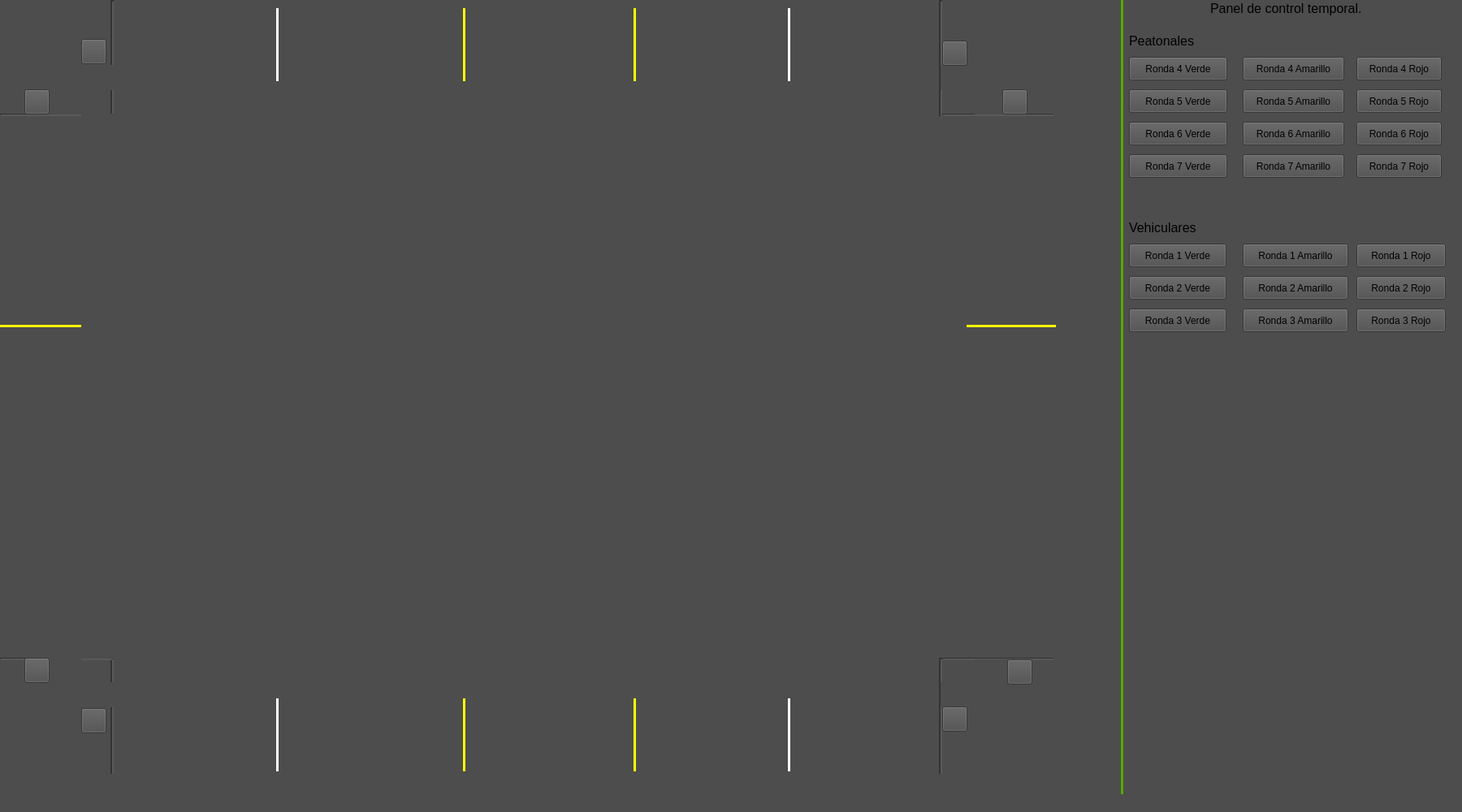
<?xml version="1.0" encoding="UTF-8"?>
<ui version="4.0">
 <class>MainWindow</class>
 <widget class="QMainWindow" name="MainWindow">
  <property name="geometry">
   <rect>
    <x>0</x>
    <y>0</y>
    <width>1800</width>
    <height>1000</height>
   </rect>
  </property>
  <property name="windowTitle">
   <string>MainWindow</string>
  </property>
  <property name="styleSheet">
   <string notr="true">background-color: rgb(77, 77, 77);</string>
  </property>
  <widget class="QWidget" name="centralwidget">
   <widget class="QPushButton" name="pushButton">
    <property name="geometry">
     <rect>
      <x>1390</x>
      <y>70</y>
      <width>121</width>
      <height>29</height>
     </rect>
    </property>
    <property name="text">
     <string>Ronda 4 Verde</string>
    </property>
   </widget>
   <widget class="Line" name="line">
    <property name="geometry">
     <rect>
      <x>130</x>
      <y>0</y>
      <width>16</width>
      <height>143</height>
     </rect>
    </property>
    <property name="acceptDrops">
     <bool>false</bool>
    </property>
    <property name="autoFillBackground">
     <bool>false</bool>
    </property>
    <property name="styleSheet">
     <string notr="true">color: rgb(255, 255, 255);</string>
    </property>
    <property name="lineWidth">
     <number>2</number>
    </property>
    <property name="orientation">
     <enum>Qt::Vertical</enum>
    </property>
   </widget>
   <widget class="Line" name="line_2">
    <property name="geometry">
     <rect>
      <x>130</x>
      <y>810</y>
      <width>16</width>
      <height>143</height>
     </rect>
    </property>
    <property name="styleSheet">
     <string notr="true">color: rgb(255, 255, 255);</string>
    </property>
    <property name="lineWidth">
     <number>2</number>
    </property>
    <property name="orientation">
     <enum>Qt::Vertical</enum>
    </property>
   </widget>
   <widget class="Line" name="line_3">
    <property name="geometry">
     <rect>
      <x>1150</x>
      <y>810</y>
      <width>16</width>
      <height>143</height>
     </rect>
    </property>
    <property name="styleSheet">
     <string notr="true">color: rgb(255, 255, 255);</string>
    </property>
    <property name="lineWidth">
     <number>2</number>
    </property>
    <property name="orientation">
     <enum>Qt::Vertical</enum>
    </property>
   </widget>
   <widget class="Line" name="line_4">
    <property name="geometry">
     <rect>
      <x>1150</x>
      <y>0</y>
      <width>16</width>
      <height>143</height>
     </rect>
    </property>
    <property name="styleSheet">
     <string notr="true">color: rgb(255, 255, 255);</string>
    </property>
    <property name="lineWidth">
     <number>2</number>
    </property>
    <property name="orientation">
     <enum>Qt::Vertical</enum>
    </property>
   </widget>
   <widget class="Line" name="line_5">
    <property name="geometry">
     <rect>
      <x>0</x>
      <y>140</y>
      <width>138</width>
      <height>3</height>
     </rect>
    </property>
    <property name="lineWidth">
     <number>2</number>
    </property>
    <property name="orientation">
     <enum>Qt::Horizontal</enum>
    </property>
   </widget>
   <widget class="Line" name="line_6">
    <property name="geometry">
     <rect>
      <x>0</x>
      <y>810</y>
      <width>138</width>
      <height>3</height>
     </rect>
    </property>
    <property name="lineWidth">
     <number>2</number>
    </property>
    <property name="orientation">
     <enum>Qt::Horizontal</enum>
    </property>
   </widget>
   <widget class="Line" name="line_7">
    <property name="geometry">
     <rect>
      <x>1160</x>
      <y>810</y>
      <width>138</width>
      <height>3</height>
     </rect>
    </property>
    <property name="lineWidth">
     <number>2</number>
    </property>
    <property name="orientation">
     <enum>Qt::Horizontal</enum>
    </property>
   </widget>
   <widget class="Line" name="line_8">
    <property name="geometry">
     <rect>
      <x>1160</x>
      <y>140</y>
      <width>138</width>
      <height>3</height>
     </rect>
    </property>
    <property name="layoutDirection">
     <enum>Qt::LeftToRight</enum>
    </property>
    <property name="lineWidth">
     <number>2</number>
    </property>
    <property name="orientation">
     <enum>Qt::Horizontal</enum>
    </property>
   </widget>
   <widget class="Line" name="line_9">
    <property name="geometry">
     <rect>
      <x>570</x>
      <y>10</y>
      <width>3</width>
      <height>90</height>
     </rect>
    </property>
    <property name="styleSheet">
     <string notr="true">color: rgb(251, 255, 8);
border: 2px solid;
border-color: rgb(251, 255, 8);</string>
    </property>
    <property name="orientation">
     <enum>Qt::Vertical</enum>
    </property>
   </widget>
   <widget class="Line" name="line_10">
    <property name="geometry">
     <rect>
      <x>780</x>
      <y>10</y>
      <width>3</width>
      <height>90</height>
     </rect>
    </property>
    <property name="styleSheet">
     <string notr="true">color: rgb(251, 255, 8);
border: 2px solid;
border-color: rgb(251, 255, 8);</string>
    </property>
    <property name="orientation">
     <enum>Qt::Vertical</enum>
    </property>
   </widget>
   <widget class="Line" name="line_11">
    <property name="geometry">
     <rect>
      <x>340</x>
      <y>10</y>
      <width>3</width>
      <height>90</height>
     </rect>
    </property>
    <property name="styleSheet">
     <string notr="true">border: 2px solid;
border-color: rgb(255, 255, 255);</string>
    </property>
    <property name="orientation">
     <enum>Qt::Vertical</enum>
    </property>
   </widget>
   <widget class="Line" name="line_12">
    <property name="geometry">
     <rect>
      <x>970</x>
      <y>10</y>
      <width>3</width>
      <height>90</height>
     </rect>
    </property>
    <property name="styleSheet">
     <string notr="true">border: 2px solid;
border-color: rgb(255, 255, 255);</string>
    </property>
    <property name="orientation">
     <enum>Qt::Vertical</enum>
    </property>
   </widget>
   <widget class="QPushButton" name="pushButton_2">
    <property name="geometry">
     <rect>
      <x>1670</x>
      <y>70</y>
      <width>105</width>
      <height>29</height>
     </rect>
    </property>
    <property name="text">
     <string>Ronda 4 Rojo</string>
    </property>
   </widget>
   <widget class="QLabel" name="SP1A">
    <property name="geometry">
     <rect>
      <x>100</x>
      <y>80</y>
      <width>40</width>
      <height>31</height>
     </rect>
    </property>
    <property name="text">
     <string>&lt;html&gt;&lt;head/&gt;&lt;body&gt;&lt;p&gt;&lt;img src=&quot;:/PeatonalRojo/Peatonales/SR.png&quot;/&gt;&lt;/p&gt;&lt;/body&gt;&lt;/html&gt;</string>
    </property>
   </widget>
   <widget class="QLabel" name="SP1B">
    <property name="geometry">
     <rect>
      <x>1158</x>
      <y>80</y>
      <width>41</width>
      <height>31</height>
     </rect>
    </property>
    <property name="text">
     <string>&lt;html&gt;&lt;head/&gt;&lt;body&gt;&lt;p&gt;&lt;img src=&quot;:/PeatonalRojo/Peatonales/SR.png&quot;/&gt;&lt;/p&gt;&lt;/body&gt;&lt;/html&gt;</string>
    </property>
   </widget>
   <widget class="QLabel" name="PTNorte">
    <property name="geometry">
     <rect>
      <x>142</x>
      <y>100</y>
      <width>1011</width>
      <height>41</height>
     </rect>
    </property>
    <property name="text">
     <string>&lt;html&gt;&lt;head/&gt;&lt;body&gt;&lt;p&gt;&lt;img src=&quot;:/PeatonalRojo/Peatonales/Rojo.png&quot;/&gt;&lt;img src=&quot;:/PRojo2/PTBlanco2.png&quot;/&gt;&lt;/p&gt;&lt;/body&gt;&lt;/html&gt;</string>
    </property>
   </widget>
   <widget class="QLabel" name="Sur1">
    <property name="geometry">
     <rect>
      <x>200</x>
      <y>0</y>
      <width>31</width>
      <height>101</height>
     </rect>
    </property>
    <property name="text">
     <string>&lt;html&gt;&lt;head/&gt;&lt;body&gt;&lt;p&gt;&lt;img src=&quot;:/VehicularRojo/Vehiculares/SurRojo.png&quot;/&gt;&lt;/p&gt;&lt;/body&gt;&lt;/html&gt;</string>
    </property>
   </widget>
   <widget class="QLabel" name="Sur2">
    <property name="geometry">
     <rect>
      <x>450</x>
      <y>0</y>
      <width>31</width>
      <height>101</height>
     </rect>
    </property>
    <property name="text">
     <string>&lt;html&gt;&lt;head/&gt;&lt;body&gt;&lt;p&gt;&lt;img src=&quot;:/VehicularRojo/Vehiculares/SurRojo.png&quot;/&gt;&lt;/p&gt;&lt;/body&gt;&lt;/html&gt;</string>
    </property>
   </widget>
   <widget class="QPushButton" name="pushButton_3">
    <property name="geometry">
     <rect>
      <x>1390</x>
      <y>300</y>
      <width>120</width>
      <height>29</height>
     </rect>
    </property>
    <property name="text">
     <string>Ronda 1 Verde</string>
    </property>
   </widget>
   <widget class="QLabel" name="SP2A">
    <property name="geometry">
     <rect>
      <x>60</x>
      <y>110</y>
      <width>40</width>
      <height>31</height>
     </rect>
    </property>
    <property name="text">
     <string>&lt;html&gt;&lt;head/&gt;&lt;body&gt;&lt;p&gt;&lt;img src=&quot;:/PeatonalRojo/Peatonales/SR.png&quot;/&gt;&lt;/p&gt;&lt;/body&gt;&lt;/html&gt;</string>
    </property>
   </widget>
   <widget class="QLabel" name="SP2B">
    <property name="geometry">
     <rect>
      <x>60</x>
      <y>810</y>
      <width>40</width>
      <height>31</height>
     </rect>
    </property>
    <property name="text">
     <string>&lt;html&gt;&lt;head/&gt;&lt;body&gt;&lt;p&gt;&lt;img src=&quot;:/PeatonalRojo/Peatonales/SR.png&quot;/&gt;&lt;/p&gt;&lt;/body&gt;&lt;/html&gt;</string>
    </property>
   </widget>
   <widget class="QLabel" name="PTOeste">
    <property name="geometry">
     <rect>
      <x>100</x>
      <y>140</y>
      <width>51</width>
      <height>671</height>
     </rect>
    </property>
    <property name="text">
     <string>&lt;html&gt;&lt;head/&gt;&lt;body&gt;&lt;p&gt;&lt;img src=&quot;:/PeatonalRojo/Peatonales/RojoVertical.png&quot;/&gt;&lt;/p&gt;&lt;/body&gt;&lt;/html&gt;</string>
    </property>
   </widget>
   <widget class="QPushButton" name="pushButton_4">
    <property name="geometry">
     <rect>
      <x>1390</x>
      <y>110</y>
      <width>121</width>
      <height>29</height>
     </rect>
    </property>
    <property name="text">
     <string>Ronda 5 Verde</string>
    </property>
   </widget>
   <widget class="QPushButton" name="pushButton_5">
    <property name="geometry">
     <rect>
      <x>1670</x>
      <y>110</y>
      <width>105</width>
      <height>29</height>
     </rect>
    </property>
    <property name="text">
     <string>Ronda 5 Rojo</string>
    </property>
   </widget>
   <widget class="QLabel" name="SP3A">
    <property name="geometry">
     <rect>
      <x>100</x>
      <y>840</y>
      <width>40</width>
      <height>31</height>
     </rect>
    </property>
    <property name="text">
     <string>&lt;html&gt;&lt;head/&gt;&lt;body&gt;&lt;p&gt;&lt;img src=&quot;:/PeatonalRojo/Peatonales/SR.png&quot;/&gt;&lt;/p&gt;&lt;/body&gt;&lt;/html&gt;</string>
    </property>
   </widget>
   <widget class="QLabel" name="SP3B">
    <property name="geometry">
     <rect>
      <x>1158</x>
      <y>840</y>
      <width>40</width>
      <height>31</height>
     </rect>
    </property>
    <property name="text">
     <string>&lt;html&gt;&lt;head/&gt;&lt;body&gt;&lt;p&gt;&lt;img src=&quot;:/PeatonalRojo/Peatonales/SR.png&quot;/&gt;&lt;/p&gt;&lt;/body&gt;&lt;/html&gt;</string>
    </property>
   </widget>
   <widget class="QLabel" name="PTSur">
    <property name="geometry">
     <rect>
      <x>140</x>
      <y>810</y>
      <width>1011</width>
      <height>41</height>
     </rect>
    </property>
    <property name="text">
     <string>&lt;html&gt;&lt;head/&gt;&lt;body&gt;&lt;p&gt;&lt;img src=&quot;:/PeatonalRojo/Peatonales/Rojo.png&quot;/&gt;&lt;/p&gt;&lt;/body&gt;&lt;/html&gt;</string>
    </property>
   </widget>
   <widget class="QPushButton" name="pushButton_6">
    <property name="geometry">
     <rect>
      <x>1390</x>
      <y>150</y>
      <width>121</width>
      <height>29</height>
     </rect>
    </property>
    <property name="text">
     <string>Ronda 6 Verde</string>
    </property>
   </widget>
   <widget class="QPushButton" name="pushButton_7">
    <property name="geometry">
     <rect>
      <x>1670</x>
      <y>150</y>
      <width>105</width>
      <height>29</height>
     </rect>
    </property>
    <property name="text">
     <string>Ronda 6 Rojo</string>
    </property>
   </widget>
   <widget class="QLabel" name="PTEste">
    <property name="geometry">
     <rect>
      <x>1152</x>
      <y>150</y>
      <width>51</width>
      <height>651</height>
     </rect>
    </property>
    <property name="text">
     <string>&lt;html&gt;&lt;head/&gt;&lt;body&gt;&lt;p&gt;&lt;img src=&quot;:/PeatonalRojo/Peatonales/RojoVertical.png&quot;/&gt;&lt;/p&gt;&lt;/body&gt;&lt;/html&gt;</string>
    </property>
   </widget>
   <widget class="QPushButton" name="pushButton_8">
    <property name="geometry">
     <rect>
      <x>1390</x>
      <y>190</y>
      <width>121</width>
      <height>29</height>
     </rect>
    </property>
    <property name="text">
     <string>Ronda 7 Verde</string>
    </property>
   </widget>
   <widget class="QPushButton" name="pushButton_9">
    <property name="geometry">
     <rect>
      <x>1670</x>
      <y>190</y>
      <width>105</width>
      <height>29</height>
     </rect>
    </property>
    <property name="text">
     <string>Ronda 7 Rojo</string>
    </property>
   </widget>
   <widget class="QLabel" name="SP4A">
    <property name="geometry">
     <rect>
      <x>1200</x>
      <y>110</y>
      <width>41</width>
      <height>31</height>
     </rect>
    </property>
    <property name="text">
     <string>&lt;html&gt;&lt;head/&gt;&lt;body&gt;&lt;p&gt;&lt;img src=&quot;:/PeatonalRojo/Peatonales/SR.png&quot;/&gt;&lt;/p&gt;&lt;/body&gt;&lt;/html&gt;</string>
    </property>
   </widget>
   <widget class="QLabel" name="SP4B">
    <property name="geometry">
     <rect>
      <x>1200</x>
      <y>812</y>
      <width>41</width>
      <height>31</height>
     </rect>
    </property>
    <property name="text">
     <string>&lt;html&gt;&lt;head/&gt;&lt;body&gt;&lt;p&gt;&lt;img src=&quot;:/PeatonalRojo/Peatonales/SR.png&quot;/&gt;&lt;/p&gt;&lt;/body&gt;&lt;/html&gt;</string>
    </property>
   </widget>
   <widget class="QLabel" name="Norte1">
    <property name="geometry">
     <rect>
      <x>880</x>
      <y>0</y>
      <width>31</width>
      <height>101</height>
     </rect>
    </property>
    <property name="text">
     <string>&lt;html&gt;&lt;head/&gt;&lt;body&gt;&lt;p&gt;&lt;img src=&quot;:/VehicularRojo/Vehiculares/NorteRojo.png&quot;/&gt;&lt;/p&gt;&lt;/body&gt;&lt;/html&gt;</string>
    </property>
   </widget>
   <widget class="QLabel" name="Norte2">
    <property name="geometry">
     <rect>
      <x>1060</x>
      <y>0</y>
      <width>31</width>
      <height>101</height>
     </rect>
    </property>
    <property name="text">
     <string>&lt;html&gt;&lt;head/&gt;&lt;body&gt;&lt;p&gt;&lt;img src=&quot;:/VehicularRojo/Vehiculares/NorteRojo.png&quot;/&gt;&lt;/p&gt;&lt;/body&gt;&lt;/html&gt;</string>
    </property>
   </widget>
   <widget class="QLabel" name="IzqSur">
    <property name="geometry">
     <rect>
      <x>670</x>
      <y>0</y>
      <width>31</width>
      <height>101</height>
     </rect>
    </property>
    <property name="text">
     <string>&lt;html&gt;&lt;head/&gt;&lt;body&gt;&lt;p&gt;&lt;img src=&quot;:/VehicularRojo/Vehiculares/IzqSurRojo.png&quot;/&gt;&lt;/p&gt;&lt;/body&gt;&lt;/html&gt;</string>
    </property>
   </widget>
   <widget class="QLabel" name="Oeste1">
    <property name="geometry">
     <rect>
      <x>0</x>
      <y>250</y>
      <width>101</width>
      <height>21</height>
     </rect>
    </property>
    <property name="text">
     <string>&lt;html&gt;&lt;head/&gt;&lt;body&gt;&lt;p&gt;&lt;img src=&quot;:/VehicularRojo/Vehiculares/OesteRojo.png&quot;/&gt;&lt;/p&gt;&lt;/body&gt;&lt;/html&gt;</string>
    </property>
   </widget>
   <widget class="Line" name="line_13">
    <property name="geometry">
     <rect>
      <x>0</x>
      <y>400</y>
      <width>100</width>
      <height>3</height>
     </rect>
    </property>
    <property name="styleSheet">
     <string notr="true">color: rgb(251, 255, 8);
border: 2px solid;
border-color: rgb(251, 255, 8);</string>
    </property>
    <property name="orientation">
     <enum>Qt::Horizontal</enum>
    </property>
   </widget>
   <widget class="QLabel" name="Este1">
    <property name="geometry">
     <rect>
      <x>0</x>
      <y>600</y>
      <width>101</width>
      <height>21</height>
     </rect>
    </property>
    <property name="text">
     <string>&lt;html&gt;&lt;head/&gt;&lt;body&gt;&lt;p&gt;&lt;img src=&quot;:/VehicularRojo/Vehiculares/EsteRojo.png&quot;/&gt;&lt;/p&gt;&lt;/body&gt;&lt;/html&gt;</string>
    </property>
   </widget>
   <widget class="Line" name="line_14">
    <property name="geometry">
     <rect>
      <x>1190</x>
      <y>400</y>
      <width>110</width>
      <height>3</height>
     </rect>
    </property>
    <property name="styleSheet">
     <string notr="true">color: rgb(251, 255, 8);
border: 2px solid;
border-color: rgb(251, 255, 8);</string>
    </property>
    <property name="orientation">
     <enum>Qt::Horizontal</enum>
    </property>
   </widget>
   <widget class="QLabel" name="Oeste2">
    <property name="geometry">
     <rect>
      <x>1190</x>
      <y>250</y>
      <width>101</width>
      <height>21</height>
     </rect>
    </property>
    <property name="text">
     <string>&lt;html&gt;&lt;head/&gt;&lt;body&gt;&lt;p&gt;&lt;img src=&quot;:/VehicularRojo/Vehiculares/OesteRojo.png&quot;/&gt;&lt;/p&gt;&lt;/body&gt;&lt;/html&gt;</string>
    </property>
   </widget>
   <widget class="QLabel" name="Este2">
    <property name="geometry">
     <rect>
      <x>1190</x>
      <y>600</y>
      <width>101</width>
      <height>21</height>
     </rect>
    </property>
    <property name="text">
     <string>&lt;html&gt;&lt;head/&gt;&lt;body&gt;&lt;p&gt;&lt;img src=&quot;:/VehicularRojo/Vehiculares/EsteRojo.png&quot;/&gt;&lt;/p&gt;&lt;/body&gt;&lt;/html&gt;</string>
    </property>
   </widget>
   <widget class="QLabel" name="Sur3">
    <property name="geometry">
     <rect>
      <x>200</x>
      <y>850</y>
      <width>31</width>
      <height>101</height>
     </rect>
    </property>
    <property name="text">
     <string>&lt;html&gt;&lt;head/&gt;&lt;body&gt;&lt;p&gt;&lt;img src=&quot;:/VehicularRojo/Vehiculares/SurRojo.png&quot;/&gt;&lt;/p&gt;&lt;/body&gt;&lt;/html&gt;</string>
    </property>
   </widget>
   <widget class="Line" name="line_15">
    <property name="geometry">
     <rect>
      <x>570</x>
      <y>860</y>
      <width>3</width>
      <height>90</height>
     </rect>
    </property>
    <property name="styleSheet">
     <string notr="true">color: rgb(251, 255, 8);
border: 2px solid;
border-color: rgb(251, 255, 8);</string>
    </property>
    <property name="orientation">
     <enum>Qt::Vertical</enum>
    </property>
   </widget>
   <widget class="QLabel" name="Norte4">
    <property name="geometry">
     <rect>
      <x>1060</x>
      <y>850</y>
      <width>31</width>
      <height>101</height>
     </rect>
    </property>
    <property name="text">
     <string>&lt;html&gt;&lt;head/&gt;&lt;body&gt;&lt;p&gt;&lt;img src=&quot;:/VehicularRojo/Vehiculares/NorteRojo.png&quot;/&gt;&lt;/p&gt;&lt;/body&gt;&lt;/html&gt;</string>
    </property>
   </widget>
   <widget class="QLabel" name="Norte3">
    <property name="geometry">
     <rect>
      <x>880</x>
      <y>850</y>
      <width>31</width>
      <height>101</height>
     </rect>
    </property>
    <property name="text">
     <string>&lt;html&gt;&lt;head/&gt;&lt;body&gt;&lt;p&gt;&lt;img src=&quot;:/VehicularRojo/Vehiculares/NorteRojo.png&quot;/&gt;&lt;/p&gt;&lt;/body&gt;&lt;/html&gt;</string>
    </property>
   </widget>
   <widget class="QLabel" name="IzqNorte">
    <property name="geometry">
     <rect>
      <x>670</x>
      <y>850</y>
      <width>31</width>
      <height>101</height>
     </rect>
    </property>
    <property name="text">
     <string>&lt;html&gt;&lt;head/&gt;&lt;body&gt;&lt;p&gt;&lt;img src=&quot;:/VehicularRojo/Vehiculares/IzqNorteRojo.png&quot;/&gt;&lt;/p&gt;&lt;/body&gt;&lt;/html&gt;</string>
    </property>
   </widget>
   <widget class="Line" name="line_16">
    <property name="geometry">
     <rect>
      <x>970</x>
      <y>860</y>
      <width>3</width>
      <height>90</height>
     </rect>
    </property>
    <property name="styleSheet">
     <string notr="true">border: 2px solid;
border-color: rgb(255, 255, 255);</string>
    </property>
    <property name="orientation">
     <enum>Qt::Vertical</enum>
    </property>
   </widget>
   <widget class="QLabel" name="Sur4">
    <property name="geometry">
     <rect>
      <x>450</x>
      <y>850</y>
      <width>31</width>
      <height>101</height>
     </rect>
    </property>
    <property name="text">
     <string>&lt;html&gt;&lt;head/&gt;&lt;body&gt;&lt;p&gt;&lt;img src=&quot;:/VehicularRojo/Vehiculares/SurRojo.png&quot;/&gt;&lt;/p&gt;&lt;/body&gt;&lt;/html&gt;</string>
    </property>
   </widget>
   <widget class="Line" name="line_17">
    <property name="geometry">
     <rect>
      <x>780</x>
      <y>860</y>
      <width>3</width>
      <height>90</height>
     </rect>
    </property>
    <property name="styleSheet">
     <string notr="true">color: rgb(251, 255, 8);
border: 2px solid;
border-color: rgb(251, 255, 8);</string>
    </property>
    <property name="orientation">
     <enum>Qt::Vertical</enum>
    </property>
   </widget>
   <widget class="Line" name="line_18">
    <property name="geometry">
     <rect>
      <x>340</x>
      <y>860</y>
      <width>3</width>
      <height>90</height>
     </rect>
    </property>
    <property name="styleSheet">
     <string notr="true">border: 2px solid;
border-color: rgb(255, 255, 255);</string>
    </property>
    <property name="orientation">
     <enum>Qt::Vertical</enum>
    </property>
   </widget>
   <widget class="Line" name="line_19">
    <property name="geometry">
     <rect>
      <x>1380</x>
      <y>0</y>
      <width>3</width>
      <height>1000</height>
     </rect>
    </property>
    <property name="styleSheet">
     <string notr="true">color: rgb(85, 170, 0);
border: 2px solid;
border-color: rgb(85, 170, 0);</string>
    </property>
    <property name="orientation">
     <enum>Qt::Vertical</enum>
    </property>
   </widget>
   <widget class="QLabel" name="label">
    <property name="geometry">
     <rect>
      <x>1490</x>
      <y>0</y>
      <width>231</width>
      <height>20</height>
     </rect>
    </property>
    <property name="font">
     <font>
      <family>Arial</family>
      <pointsize>12</pointsize>
     </font>
    </property>
    <property name="text">
     <string>Panel de control temporal.</string>
    </property>
   </widget>
   <widget class="QLabel" name="label_2">
    <property name="geometry">
     <rect>
      <x>1390</x>
      <y>40</y>
      <width>181</width>
      <height>20</height>
     </rect>
    </property>
    <property name="font">
     <font>
      <family>Arial</family>
      <pointsize>12</pointsize>
     </font>
    </property>
    <property name="text">
     <string>Peatonales</string>
    </property>
   </widget>
   <widget class="QLabel" name="label_3">
    <property name="geometry">
     <rect>
      <x>1390</x>
      <y>270</y>
      <width>181</width>
      <height>20</height>
     </rect>
    </property>
    <property name="font">
     <font>
      <family>Arial</family>
      <pointsize>12</pointsize>
     </font>
    </property>
    <property name="text">
     <string>Vehiculares</string>
    </property>
   </widget>
   <widget class="QPushButton" name="pushButton_10">
    <property name="geometry">
     <rect>
      <x>1530</x>
      <y>300</y>
      <width>130</width>
      <height>29</height>
     </rect>
    </property>
    <property name="text">
     <string>Ronda 1 Amarillo</string>
    </property>
   </widget>
   <widget class="QPushButton" name="pushButton_11">
    <property name="geometry">
     <rect>
      <x>1670</x>
      <y>300</y>
      <width>110</width>
      <height>29</height>
     </rect>
    </property>
    <property name="text">
     <string>Ronda 1 Rojo</string>
    </property>
   </widget>
   <widget class="QPushButton" name="pushButton_12">
    <property name="geometry">
     <rect>
      <x>1390</x>
      <y>340</y>
      <width>120</width>
      <height>29</height>
     </rect>
    </property>
    <property name="text">
     <string>Ronda 2 Verde</string>
    </property>
   </widget>
   <widget class="QPushButton" name="pushButton_13">
    <property name="geometry">
     <rect>
      <x>1530</x>
      <y>340</y>
      <width>130</width>
      <height>29</height>
     </rect>
    </property>
    <property name="text">
     <string>Ronda 2 Amarillo</string>
    </property>
   </widget>
   <widget class="QPushButton" name="pushButton_14">
    <property name="geometry">
     <rect>
      <x>1670</x>
      <y>340</y>
      <width>110</width>
      <height>29</height>
     </rect>
    </property>
    <property name="text">
     <string>Ronda 2 Rojo</string>
    </property>
   </widget>
   <widget class="QPushButton" name="pushButton_15">
    <property name="geometry">
     <rect>
      <x>1390</x>
      <y>380</y>
      <width>120</width>
      <height>29</height>
     </rect>
    </property>
    <property name="text">
     <string>Ronda 3 Verde</string>
    </property>
   </widget>
   <widget class="QPushButton" name="pushButton_16">
    <property name="geometry">
     <rect>
      <x>1530</x>
      <y>380</y>
      <width>130</width>
      <height>29</height>
     </rect>
    </property>
    <property name="text">
     <string>Ronda 3 Amarillo</string>
    </property>
   </widget>
   <widget class="QPushButton" name="pushButton_17">
    <property name="geometry">
     <rect>
      <x>1670</x>
      <y>380</y>
      <width>110</width>
      <height>29</height>
     </rect>
    </property>
    <property name="text">
     <string>Ronda 3 Rojo</string>
    </property>
   </widget>
   <widget class="QPushButton" name="pushButton_18">
    <property name="geometry">
     <rect>
      <x>1530</x>
      <y>70</y>
      <width>125</width>
      <height>29</height>
     </rect>
    </property>
    <property name="text">
     <string>Ronda 4 Amarillo</string>
    </property>
   </widget>
   <widget class="QPushButton" name="pushButton_19">
    <property name="geometry">
     <rect>
      <x>1530</x>
      <y>110</y>
      <width>125</width>
      <height>29</height>
     </rect>
    </property>
    <property name="text">
     <string>Ronda 5 Amarillo</string>
    </property>
   </widget>
   <widget class="QPushButton" name="pushButton_20">
    <property name="geometry">
     <rect>
      <x>1530</x>
      <y>150</y>
      <width>125</width>
      <height>29</height>
     </rect>
    </property>
    <property name="text">
     <string>Ronda 6 Amarillo</string>
    </property>
   </widget>
   <widget class="QPushButton" name="pushButton_21">
    <property name="geometry">
     <rect>
      <x>1530</x>
      <y>190</y>
      <width>125</width>
      <height>29</height>
     </rect>
    </property>
    <property name="text">
     <string>Ronda 7 Amarillo</string>
    </property>
   </widget>
   <widget class="QPushButton" name="btnPeatonal1B">
    <property name="geometry">
     <rect>
      <x>1160</x>
      <y>50</y>
      <width>31</width>
      <height>31</height>
     </rect>
    </property>
    <property name="whatsThis">
     <string>&lt;html&gt;&lt;head/&gt;&lt;body&gt;&lt;p&gt;&lt;img src=&quot;:/BtnPeatonal/BTNPeatonal.png&quot;/&gt;&lt;/p&gt;&lt;/body&gt;&lt;/html&gt;</string>
    </property>
    <property name="styleSheet">
     <string notr="true">border-image: url(:/BotonPeatonal/Peatonales/BTNPeatonal.png);</string>
    </property>
    <property name="text">
     <string/>
    </property>
   </widget>
   <widget class="QPushButton" name="btnPeatonal1A">
    <property name="geometry">
     <rect>
      <x>100</x>
      <y>48</y>
      <width>31</width>
      <height>31</height>
     </rect>
    </property>
    <property name="whatsThis">
     <string>&lt;html&gt;&lt;head/&gt;&lt;body&gt;&lt;p&gt;&lt;img src=&quot;:/BtnPeatonal/BTNPeatonal.png&quot;/&gt;&lt;/p&gt;&lt;/body&gt;&lt;/html&gt;</string>
    </property>
    <property name="styleSheet">
     <string notr="true">border-image: url(:/BotonPeatonal/Peatonales/BTNPeatonal.png);</string>
    </property>
    <property name="text">
     <string/>
    </property>
   </widget>
   <widget class="QPushButton" name="btnPeatonal2A">
    <property name="geometry">
     <rect>
      <x>30</x>
      <y>110</y>
      <width>31</width>
      <height>31</height>
     </rect>
    </property>
    <property name="whatsThis">
     <string>&lt;html&gt;&lt;head/&gt;&lt;body&gt;&lt;p&gt;&lt;img src=&quot;:/BtnPeatonal/BTNPeatonal.png&quot;/&gt;&lt;/p&gt;&lt;/body&gt;&lt;/html&gt;</string>
    </property>
    <property name="styleSheet">
     <string notr="true">border-image: url(:/BotonPeatonal/Peatonales/BTNPeatonal.png);</string>
    </property>
    <property name="text">
     <string/>
    </property>
   </widget>
   <widget class="QPushButton" name="btnPeatonal2B">
    <property name="geometry">
     <rect>
      <x>30</x>
      <y>810</y>
      <width>31</width>
      <height>31</height>
     </rect>
    </property>
    <property name="whatsThis">
     <string>&lt;html&gt;&lt;head/&gt;&lt;body&gt;&lt;p&gt;&lt;img src=&quot;:/BtnPeatonal/BTNPeatonal.png&quot;/&gt;&lt;/p&gt;&lt;/body&gt;&lt;/html&gt;</string>
    </property>
    <property name="styleSheet">
     <string notr="true">border-image: url(:/BotonPeatonal/Peatonales/BTNPeatonal.png);</string>
    </property>
    <property name="text">
     <string/>
    </property>
   </widget>
   <widget class="QPushButton" name="btnPeatonal3A">
    <property name="geometry">
     <rect>
      <x>100</x>
      <y>872</y>
      <width>31</width>
      <height>31</height>
     </rect>
    </property>
    <property name="whatsThis">
     <string>&lt;html&gt;&lt;head/&gt;&lt;body&gt;&lt;p&gt;&lt;img src=&quot;:/BtnPeatonal/BTNPeatonal.png&quot;/&gt;&lt;/p&gt;&lt;/body&gt;&lt;/html&gt;</string>
    </property>
    <property name="styleSheet">
     <string notr="true">border-image: url(:/BotonPeatonal/Peatonales/BTNPeatonal.png);</string>
    </property>
    <property name="text">
     <string/>
    </property>
   </widget>
   <widget class="QPushButton" name="btnPeatonal3B">
    <property name="geometry">
     <rect>
      <x>1160</x>
      <y>870</y>
      <width>31</width>
      <height>31</height>
     </rect>
    </property>
    <property name="whatsThis">
     <string>&lt;html&gt;&lt;head/&gt;&lt;body&gt;&lt;p&gt;&lt;img src=&quot;:/BtnPeatonal/BTNPeatonal.png&quot;/&gt;&lt;/p&gt;&lt;/body&gt;&lt;/html&gt;</string>
    </property>
    <property name="styleSheet">
     <string notr="true">border-image: url(:/BotonPeatonal/Peatonales/BTNPeatonal.png);</string>
    </property>
    <property name="text">
     <string/>
    </property>
   </widget>
   <widget class="QPushButton" name="btnPeatonal4B">
    <property name="geometry">
     <rect>
      <x>1240</x>
      <y>812</y>
      <width>31</width>
      <height>31</height>
     </rect>
    </property>
    <property name="whatsThis">
     <string>&lt;html&gt;&lt;head/&gt;&lt;body&gt;&lt;p&gt;&lt;img src=&quot;:/BtnPeatonal/BTNPeatonal.png&quot;/&gt;&lt;/p&gt;&lt;/body&gt;&lt;/html&gt;</string>
    </property>
    <property name="styleSheet">
     <string notr="true">border-image: url(:/BotonPeatonal/Peatonales/BTNPeatonal.png);</string>
    </property>
    <property name="text">
     <string/>
    </property>
   </widget>
   <widget class="QPushButton" name="btnPeatonal4A">
    <property name="geometry">
     <rect>
      <x>1234</x>
      <y>110</y>
      <width>31</width>
      <height>31</height>
     </rect>
    </property>
    <property name="whatsThis">
     <string>&lt;html&gt;&lt;head/&gt;&lt;body&gt;&lt;p&gt;&lt;img src=&quot;:/BtnPeatonal/BTNPeatonal.png&quot;/&gt;&lt;/p&gt;&lt;/body&gt;&lt;/html&gt;</string>
    </property>
    <property name="styleSheet">
     <string notr="true">border-image: url(:/BotonPeatonal/Peatonales/BTNPeatonal.png);</string>
    </property>
    <property name="text">
     <string/>
    </property>
   </widget>
   <widget class="QLabel" name="SV1A">
    <property name="geometry">
     <rect>
      <x>325</x>
      <y>145</y>
      <width>31</width>
      <height>81</height>
     </rect>
    </property>
    <property name="text">
     <string>&lt;html&gt;&lt;head/&gt;&lt;body&gt;&lt;p&gt;&lt;img src=&quot;:/VehicularRojo/Vehiculares/RojoVN.png&quot;/&gt;&lt;/p&gt;&lt;/body&gt;&lt;/html&gt;</string>
    </property>
   </widget>
   <widget class="QLabel" name="SV2A">
    <property name="geometry">
     <rect>
      <x>140</x>
      <y>590</y>
      <width>81</width>
      <height>31</height>
     </rect>
    </property>
    <property name="text">
     <string>&lt;html&gt;&lt;head/&gt;&lt;body&gt;&lt;p&gt;&lt;img src=&quot;:/VehicularRojo/Vehiculares/RojoHO.png&quot;/&gt;&lt;/p&gt;&lt;/body&gt;&lt;/html&gt;</string>
    </property>
   </widget>
   <widget class="QLabel" name="SV2B">
    <property name="geometry">
     <rect>
      <x>1062</x>
      <y>249</y>
      <width>81</width>
      <height>31</height>
     </rect>
    </property>
    <property name="text">
     <string>&lt;html&gt;&lt;head/&gt;&lt;body&gt;&lt;p&gt;&lt;img src=&quot;:/VehicularRojo/Vehiculares/RojoHE.png&quot;/&gt;&lt;/p&gt;&lt;/body&gt;&lt;/html&gt;</string>
    </property>
   </widget>
   <widget class="QLabel" name="SV1B">
    <property name="geometry">
     <rect>
      <x>960</x>
      <y>730</y>
      <width>31</width>
      <height>81</height>
     </rect>
    </property>
    <property name="text">
     <string>&lt;html&gt;&lt;head/&gt;&lt;body&gt;&lt;p&gt;&lt;img src=&quot;:/VehicularRojo/Vehiculares/RojoVS.png&quot;/&gt;&lt;/p&gt;&lt;/body&gt;&lt;/html&gt;</string>
    </property>
   </widget>
   <widget class="QLabel" name="SV3A">
    <property name="geometry">
     <rect>
      <x>670</x>
      <y>145</y>
      <width>31</width>
      <height>81</height>
     </rect>
    </property>
    <property name="text">
     <string>&lt;html&gt;&lt;head/&gt;&lt;body&gt;&lt;p&gt;&lt;img src=&quot;:/VehicularRojo/Vehiculares/RojoVN.png&quot;/&gt;&lt;/p&gt;&lt;/body&gt;&lt;/html&gt;</string>
    </property>
   </widget>
   <widget class="QLabel" name="SV3B">
    <property name="geometry">
     <rect>
      <x>670</x>
      <y>730</y>
      <width>31</width>
      <height>81</height>
     </rect>
    </property>
    <property name="text">
     <string>&lt;html&gt;&lt;head/&gt;&lt;body&gt;&lt;p&gt;&lt;img src=&quot;:/VehicularRojo/Vehiculares/RojoVS.png&quot;/&gt;&lt;/p&gt;&lt;/body&gt;&lt;/html&gt;</string>
    </property>
   </widget>
  </widget>
  <widget class="QMenuBar" name="menubar">
   <property name="geometry">
    <rect>
     <x>0</x>
     <y>0</y>
     <width>1800</width>
     <height>25</height>
    </rect>
   </property>
  </widget>
  <widget class="QStatusBar" name="statusbar"/>
 </widget>
 <resources/>
 <connections/>
</ui>
